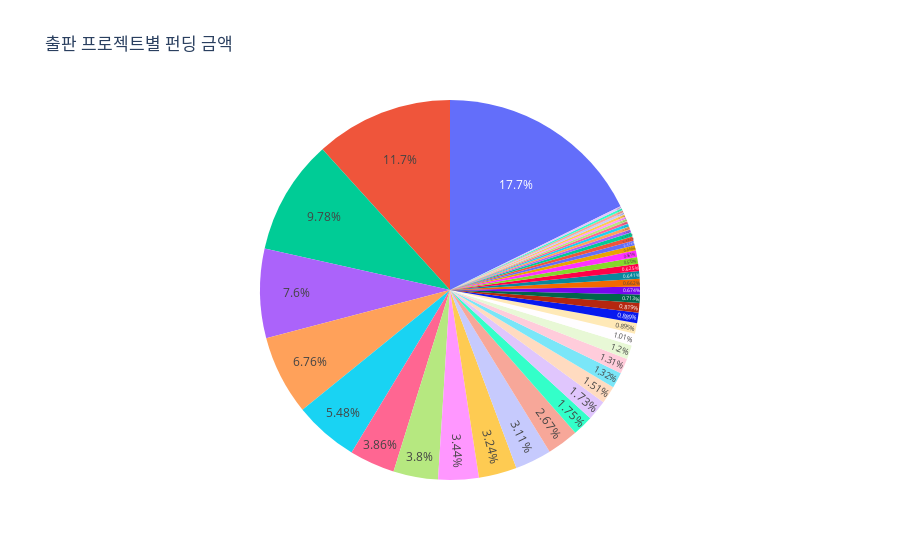

The code cell stored with this chart in its notebook:
### Markdown cell above
출판 펀딩 달성률은 평균 8917, 표준편차 13910로 표준편차가 매우 큰 편

### Code cell
fig = px.pie(
    wadiz_list[wadiz_list["Category"] == "출판"],
    values="FundAmount",
    names="Maker",
    title="출판 프로젝트별 펀딩 금액"
)
fig.update_layout(showlegend=False)
fig.update_traces(textposition="inside")
fig.show()

### Figure 1 — Plotly figure (JSON) as saved in the notebook; plotly's stock layout.template omitted (floating-point values rounded to 4 significant figures)
{"data": [{"domain": {"x": [0, 1], "y": [0, 1]}, "hovertemplate": "Maker=%{label}<br>FundAmount=%{value}<extra></extra>", "labels": ["픗픗아카데미", "코딩팩토리", "(주)바다출판사", "송진영", "유성우(바이컴퍼니)", "라이프쉐어", "그루벌미디어", "유화컴퍼니", "(주)네블스쿨", "동행", "라이프레코드", "(주)더블북코리아", "(주)북이십일", "비스타", "주식회사 노티크", "베가북스", "JH & Company", "연금아일랜드 금랜", "주식회사 유니크굿컴퍼니", "라이프쉐어", "솔라시도 주식회사", "테크트리(격차)", "온유어브랜딩", "(주)플레이포식스", "온유어브랜딩", "미라클스토어", "방구석투잡러 조야", "(주)바다출판사", "라이프쉐어", "화원", "알파와 오메가", "조은걸", "알파와 오메가", "인버스알파 주식회사", "임서미", "임서미", "김희중", "이야기 연구소", "유화컴퍼니", "주식회사 연플", "임서미", "남현우", "동행", "도서출판 프리워커스", "JH and Company", "도서출판 책길", "효형출판", "에이피씨웍스", "벤치워머스", "테크트리(격차)", "주식회사 천망", "워터포미", "신봉구", "바이트(BYTE)", "인버스알파 주식회사"], "legendgroup": "", "name": "", "showlegend": true, "textposition": "inside", "type": "pie", "values": [24303661, 45059000, 18716000, 51290960, 110343850, 42022000, 15121700, 44743000, 105903469, 8918750, 8916800, 12455600, 6567000, 6702000, 7752500, 22947300, 59036800, 333098000, 21278904, 14509504, 19098000, 226133000, 13516200, 30272500, 216749270, 19495000, 59739000, 26030000, 34554500, 30503000, 11120200, 7132600, 23241900, 324131001, 104344900, 283123249, 11989000, 40738400, 142047531, 8683000, 11564000, 6485500, 12919000, 6419001, 12918100, 6584000, 129479500, 22540000, 9144700, 32756000, 131483900, 6624567, 117321431, 27912500, 279891777]}], "layout": {"legend": {"tracegroupgap": 0}, "showlegend": false, "title": {"text": "출판 프로젝트별 펀딩 금액"}}}
